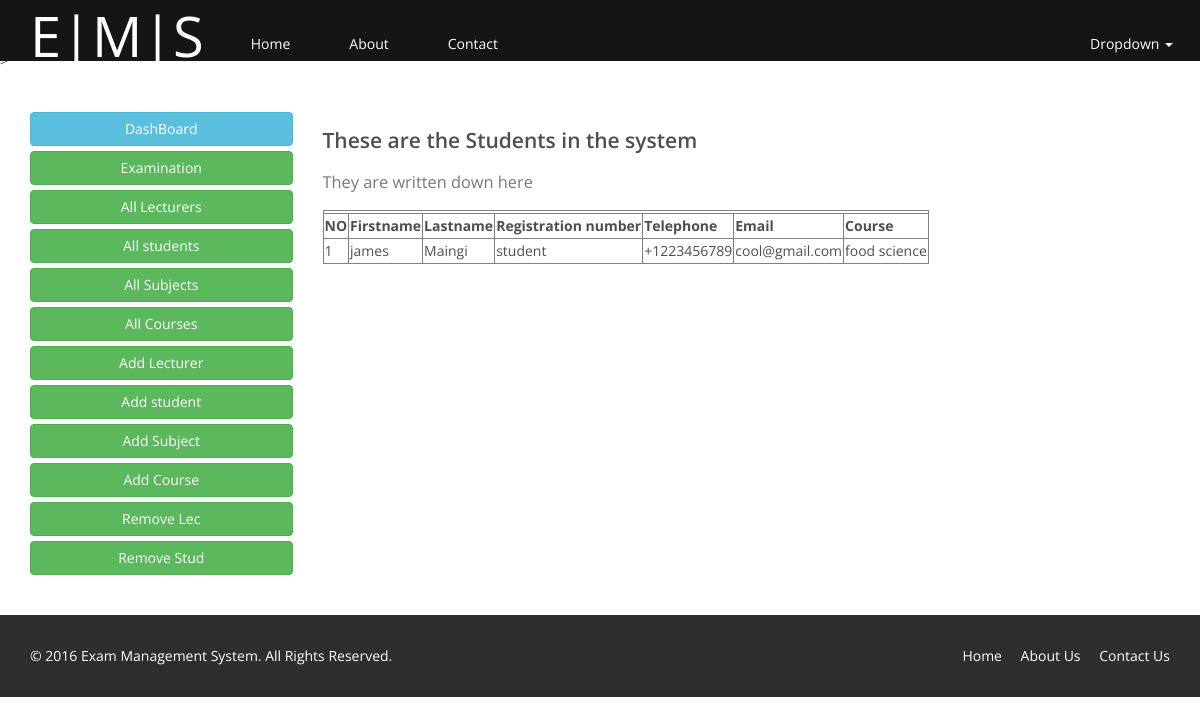
The app's page /admin/alls.php with its own data.
### tables this page shows
CREATE TABLE IF NOT EXISTS `student` (
  `id` int(11) NOT NULL AUTO_INCREMENT,
  `firstname` varchar(30) DEFAULT NULL,
  `lastname` varchar(30) DEFAULT NULL,
  `reg_no` varchar(30) DEFAULT NULL,
  `telephone` varchar(30) DEFAULT NULL,
  `email` varchar(30) DEFAULT NULL,
  `course` varchar(30) DEFAULT NULL,
  `password` varchar(30) DEFAULT NULL,
  PRIMARY KEY (`id`)
);

### admin/alls.php (the view, shortened to what this page needs)
<!DOCTYPE html>
<html lang="en">
<head>
    <link href="../css/bootstrap.min.css" rel="stylesheet">
    <link href="../css/font-awesome.min.css" rel="stylesheet">
    <link href="../css/prettyPhoto.css" rel="stylesheet">>
    <link href="../css/animate.min.css" rel="stylesheet">
    <link href="../css/main.css" rel="stylesheet">
    <link rel="stylesheet" href="../css/normalize.css">
    <link href="../css/responsive.css" rel="stylesheet">
    <link href="../css/dashboard.css" rel="stylesheet">
</head>
<body>
<?php
include_once ('../codes/header.php');
?>
<section>
    <div class="container">
    <div class="row">
        <?php
        include_once ('../codes/sidebar.php');
        ?>
        <div class="col-sm-9"
        <b><h2>These are the Students in the system</h2>
            <h3>They are written down here</h3></b>
        <table id="studentinbox" width="auto%" border="1" bgcolor="blue">
            <tr>
                <th colspan="7">
            </tr>
            <tr><td><b>NO</b></td>
                <td><b>Firstname</b></td>
                <td><b>Lastname</b></td>
                <td><b>Registration number</b></td>
                <td><b>Telephone</b></td>
                <td><b>Email</b></td>
                <td><b>Course</b></td>
            </tr>
            <?php
            include_once '../connection.php';
            $sql="SELECT * FROM student";
            $result=mysqli_query($conn,$sql);
            while($row=mysqli_fetch_array($result))
            {
                ?>
                <tr>
                    <td><?php echo $row['id'] ?></td>
                    <td><?php echo $row['firstname'] ?></td>
                    <td><?php echo $row['lastname'] ?></td>
                    <td><?php echo $row['reg_no'] ?></td>
                    <td><?php echo $row['telephone']?></td>
                    <td><?php echo $row['email']?></td>
                    <td><?php echo $row['course']?></td>
                </tr>
                <?php
            }
            ?>
        </table>
        </div>
    </div>
</div>
</section>
        <?php
        include_once ('../codes/footer.php');
        ?>
</body>
</html>

### css/main.css (style rules this page uses)
body { background: #fff; font-family: 'Open Sans', sans-serif; color:#4e4e4e; line-height: 22px; }
h1, h2, h3, h4, h5, h6 { font-weight: 600; font-family: 'Open Sans', sans-serif; color:#4e4e4e; }
h2 { font-size: 20px; }
h3 { font-size: 16px; color: #787878; font-weight: 400; line-height: 24px; }
body section { padding: 40px 0; }

### css/dashboard.css (style rules this page uses)
body { padding-top: 50px; }

### records on screen
student: id "1", firstname "james", lastname "Maingi", reg_no "student", telephone "+1223456789", email "cool@gmail.com", course "food science"
